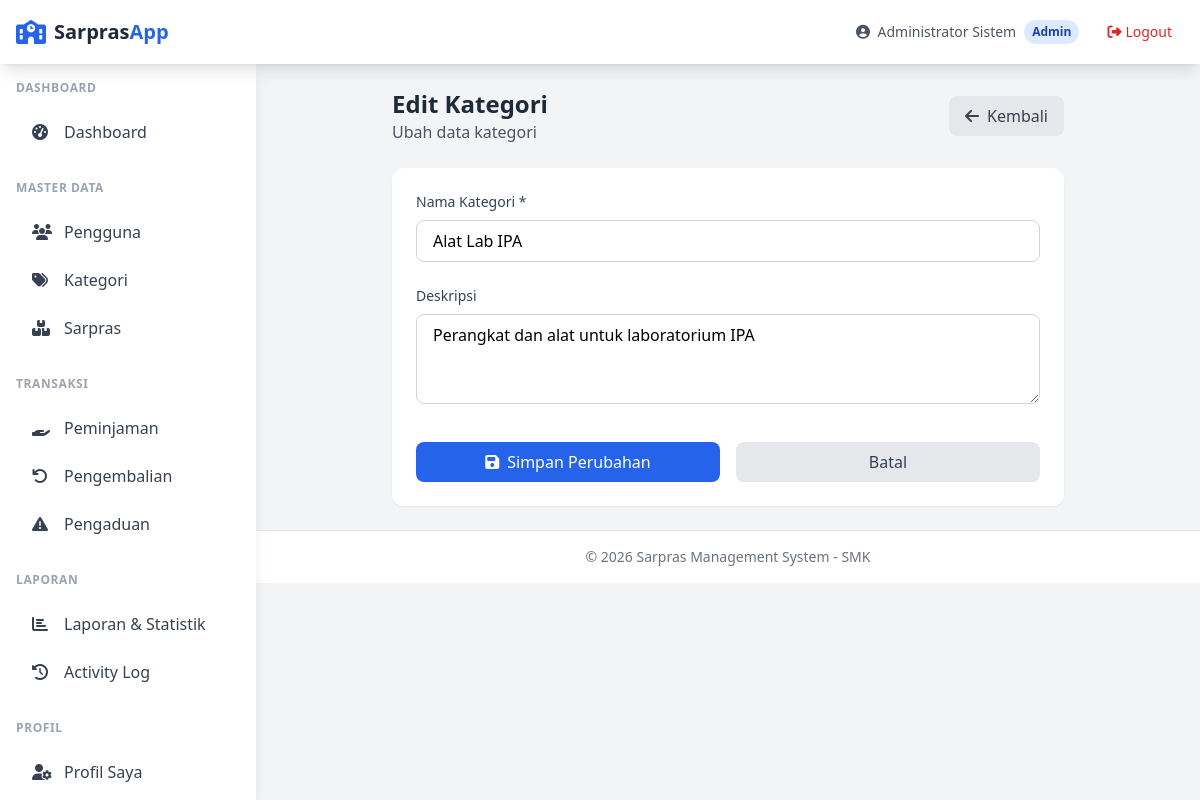
Page /admin/kategori/edit.php?id=2 (signed in) on the committed database.
### tables this page shows
CREATE TABLE kategori_sarpras (
    id INT AUTO_INCREMENT PRIMARY KEY,
    nama VARCHAR(100) NOT NULL,
    deskripsi TEXT,
    created_at TIMESTAMP DEFAULT CURRENT_TIMESTAMP,
    updated_at TIMESTAMP DEFAULT CURRENT_TIMESTAMP ON UPDATE CURRENT_TIMESTAMP
);

### config/database.php (called while the page is built, shortened)
<?php
function getConnection() {
    static $pdo = null;
    if ($pdo === null) {
        try {
            $dsn = "mysql:host=" . DB_HOST . ";dbname=" . DB_NAME . ";charset=" . DB_CHARSET;
            $options = [
                PDO::ATTR_ERRMODE => PDO::ERRMODE_EXCEPTION,
                PDO::ATTR_DEFAULT_FETCH_MODE => PDO::FETCH_ASSOC,
                PDO::ATTR_EMULATE_PREPARES => false,
            ];
            $pdo = new PDO($dsn, DB_USER, DB_PASS, $options);
        } catch (PDOException $e) {
            die("Database connection failed: " . $e->getMessage());
        }
    }
    return $pdo;
}
function query($sql, $params = []) {
    $pdo = getConnection();
    $stmt = $pdo->prepare($sql);
    $stmt->execute($params);
    return $stmt;
}
function fetch($sql, $params = []) {
    return query($sql, $params)->fetch();
}

### includes/functions.php (called while the page is built, shortened)
<?php
function e($string)
{
    return htmlspecialchars($string ?? '', ENT_QUOTES, 'UTF-8');
}

### admin/kategori/edit.php (the view, shortened to what this page needs)
<?php
require_once __DIR__ . '/../../includes/functions.php';
$id = intval($_GET['id'] ?? 0);
$kategori = fetch("SELECT * FROM kategori_sarpras WHERE id = ?", [$id]);
require_once __DIR__ . '/../../includes/header.php';
?>
<div class="max-w-2xl mx-auto">
    <div class="flex items-center justify-between mb-6">
        <div>
            <h1 class="text-2xl font-bold text-gray-800">Edit Kategori</h1>
            <p class="text-gray-600">Ubah data kategori</p>
        </div>
        <a href="index.php" class="inline-flex items-center px-4 py-2 bg-gray-200 text-gray-700 rounded-lg hover:bg-gray-300 transition">
            <i class="fas fa-arrow-left mr-2"></i>Kembali
        </a>
    </div>
    <div class="bg-white rounded-xl shadow-sm p-6">
        <form method="POST" action="">
            <div class="space-y-6">
                <div>
                    <label class="block text-sm font-medium text-gray-700 mb-2">Nama Kategori *</label>
                    <input type="text" name="nama" value="<?= e($_POST['nama'] ?? $kategori['nama']) ?>"
                        class="w-full px-4 py-2 border border-gray-300 rounded-lg focus:ring-2 focus:ring-blue-500 focus:border-blue-500"
                        required>
                </div>
                <div>
                    <label class="block text-sm font-medium text-gray-700 mb-2">Deskripsi</label>
                    <textarea name="deskripsi" rows="3"
                        class="w-full px-4 py-2 border border-gray-300 rounded-lg focus:ring-2 focus:ring-blue-500 focus:border-blue-500"><?= e($_POST['deskripsi'] ?? $kategori['deskripsi']) ?></textarea>
                </div>
            </div>
            <div class="mt-8 flex gap-4">
                <button type="submit" class="flex-1 py-2 px-4 bg-blue-600 text-white font-medium rounded-lg hover:bg-blue-700 transition">
                    <i class="fas fa-save mr-2"></i>Simpan Perubahan
                </button>
                <a href="index.php" class="flex-1 py-2 px-4 bg-gray-200 text-gray-700 font-medium rounded-lg hover:bg-gray-300 transition text-center">
                    Batal
                </a>
            </div>
        </form>
    </div>
</div>
<?php require_once __DIR__ . '/../../includes/footer.php'; ?>

### rows in the picture
kategori_sarpras: nama "Alat Lab IPA", deskripsi "Perangkat dan alat untuk laboratorium IPA"

### other values in the picture
$currentUser['nama_lengkap'] "Administrator Sistem"
$currentRole "Admin"
